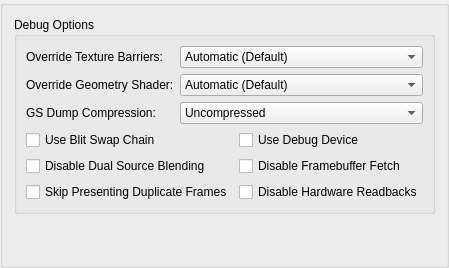
     <widget class="QGroupBox" name="advancedTab">
      <attribute name="title">
       <string>Advanced</string>
      </attribute>
      <layout class="QVBoxLayout" name="verticalLayout_2">
       <item>
        <widget class="QGroupBox" name="groupBox_2">
         <property name="title">
          <string>Debug Options</string>
         </property>
         <layout class="QFormLayout" name="formLayout_6">
          <item row="0" column="0">
           <widget class="QLabel" name="label_19">
            <property name="text">
             <string>Override Texture Barriers:</string>
            </property>
           </widget>
          </item>
          <item row="0" column="1">
           <widget class="QComboBox" name="overrideTextureBarriers">
            <item>
             <property name="text">
              <string>Automatic (Default)</string>
             </property>
            </item>
            <item>
             <property name="text">
              <string>Force Disabled</string>
             </property>
            </item>
            <item>
             <property name="text">
              <string>Force Enabled</string>
             </property>
            </item>
           </widget>
          </item>
          <item row="1" column="0">
           <widget class="QLabel" name="label_30">
            <property name="text">
             <string>Override Geometry Shader:</string>
            </property>
           </widget>
          </item>
          <item row="1" column="1">
           <widget class="QComboBox" name="overrideGeometryShader">
            <item>
             <property name="text">
              <string>Automatic (Default)</string>
             </property>
            </item>
            <item>
             <property name="text">
              <string>Force Disabled</string>
             </property>
            </item>
            <item>
             <property name="text">
              <string>Force Enabled</string>
             </property>
            </item>
           </widget>
          </item>
          <item row="3" column="0" colspan="2">
           <layout class="QGridLayout" name="gridLayout_7">
            <item row="0" column="0">
             <widget class="QCheckBox" name="useBlitSwapChain">
              <property name="text">
               <string>Use Blit Swap Chain</string>
              </property>
             </widget>
            </item>
            <item row="0" column="1">
             <widget class="QCheckBox" name="useDebugDevice">
              <property name="text">
               <string>Use Debug Device</string>
              </property>
             </widget>
            </item>
            <item row="1" column="0">
             <widget class="QCheckBox" name="disableDualSource">
              <property name="text">
               <string>Disable Dual Source Blending</string>
              </property>
             </widget>
            </item>
            <item row="1" column="1">
             <widget class="QCheckBox" name="disableFramebufferFetch">
              <property name="text">
               <string>Disable Framebuffer Fetch</string>
              </property>
             </widget>
            </item>
            <item row="2" column="0">
             <widget class="QCheckBox" name="skipPresentingDuplicateFrames">
              <property name="text">
               <string>Skip Presenting Duplicate Frames</string>
              </property>
             </widget>
            </item>
            <item row="2" column="1">
             <widget class="QCheckBox" name="disableHardwareReadbacks">
              <property name="text">
               <string>Disable Hardware Readbacks</string>
              </property>
             </widget>
            </item>
           </layout>
          </item>
          <item row="2" column="0">
           <widget class="QLabel" name="label_34">
            <property name="text">
             <string>GS Dump Compression:</string>
            </property>
           </widget>
          </item>
          <item row="2" column="1">
           <widget class="QComboBox" name="gsDumpCompression">
            <item>
             <property name="text">
              <string>Uncompressed</string>
             </property>
            </item>
            <item>
             <property name="text">
              <string>LZMA (xz)</string>
             </property>
            </item>
            <item>
             <property name="text">
              <string>Zstandard (zst)</string>
             </property>
            </item>
           </widget>
          </item>
         </layout>
        </widget>
       </item>
       <item>
        <spacer name="verticalSpacer_2">
         <property name="orientation">
          <enum>Qt::Vertical</enum>
         </property>
         <property name="sizeHint" stdset="0">
          <size>
           <width>20</width>
           <height>40</height>
          </size>
         </property>
        </spacer>
       </item>
      </layout>
     </widget>
